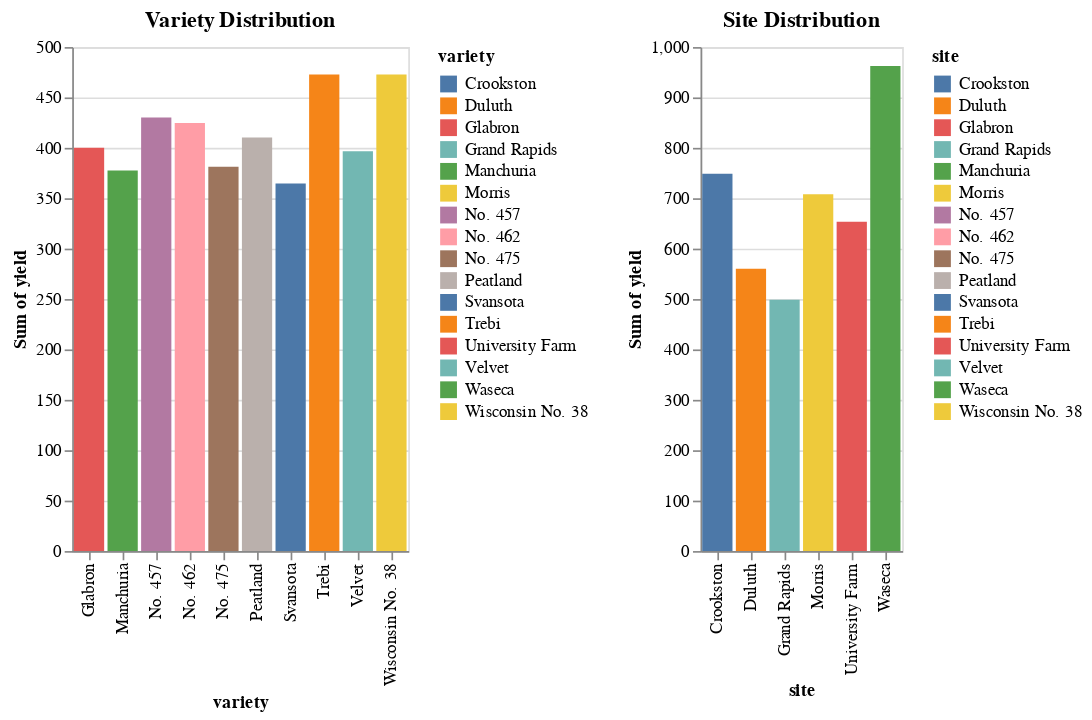

Describe this chart as a Vega-Lite specification.
### Vega-Lite specification from a JSON file in a GitHub repository (floating-point values rounded to 4 significant figures)
{"$schema": "https://vega.github.io/schema/vega-lite/v5.17.0.json", "config": {"view": {"continuousHeight": 300, "continuousWidth": 300}}, "data": {"name": "data-9cc0564cb5591205eeeca8d2429dd11b"}, "datasets": {"data-9cc0564cb5591205eeeca8d2429dd11b": [{"site": "University Farm", "variety": "Manchuria", "year": 1931, "yield": 27.0}, {"site": "Waseca", "variety": "Manchuria", "year": 1931, "yield": 48.87}, {"site": "Morris", "variety": "Manchuria", "year": 1931, "yield": 27.43}, {"site": "Crookston", "variety": "Manchuria", "year": 1931, "yield": 39.93}, {"site": "Grand Rapids", "variety": "Manchuria", "year": 1931, "yield": 32.97}, {"site": "Duluth", "variety": "Manchuria", "year": 1931, "yield": 28.97}, {"site": "University Farm", "variety": "Glabron", "year": 1931, "yield": 43.07}, {"site": "Waseca", "variety": "Glabron", "year": 1931, "yield": 55.2}, {"site": "Morris", "variety": "Glabron", "year": 1931, "yield": 28.77}, {"site": "Crookston", "variety": "Glabron", "year": 1931, "yield": 38.13}, {"site": "Grand Rapids", "variety": "Glabron", "year": 1931, "yield": 29.13}, {"site": "Duluth", "variety": "Glabron", "year": 1931, "yield": 29.67}, {"site": "University Farm", "variety": "Svansota", "year": 1931, "yield": 35.13}, {"site": "Waseca", "variety": "Svansota", "year": 1931, "yield": 47.33}, {"site": "Morris", "variety": "Svansota", "year": 1931, "yield": 25.77}, {"site": "Crookston", "variety": "Svansota", "year": 1931, "yield": 40.47}, {"site": "Grand Rapids", "variety": "Svansota", "year": 1931, "yield": 29.67}, {"site": "Duluth", "variety": "Svansota", "year": 1931, "yield": 25.7}, {"site": "University Farm", "variety": "Velvet", "year": 1931, "yield": 39.9}, {"site": "Waseca", "variety": "Velvet", "year": 1931, "yield": 50.23}, {"site": "Morris", "variety": "Velvet", "year": 1931, "yield": 26.13}, {"site": "Crookston", "variety": "Velvet", "year": 1931, "yield": 41.33}, {"site": "Grand Rapids", "variety": "Velvet", "year": 1931, "yield": 23.03}, {"site": "Duluth", "variety": "Velvet", "year": 1931, "yield": 26.3}, {"site": "University Farm", "variety": "Trebi", "year": 1931, "yield": 36.57}, {"site": "Waseca", "variety": "Trebi", "year": 1931, "yield": 63.83}, {"site": "Morris", "variety": "Trebi", "year": 1931, "yield": 43.77}, {"site": "Crookston", "variety": "Trebi", "year": 1931, "yield": 46.93}, {"site": "Grand Rapids", "variety": "Trebi", "year": 1931, "yield": 29.77}, {"site": "Duluth", "variety": "Trebi", "year": 1931, "yield": 33.93}, {"site": "University Farm", "variety": "No. 457", "year": 1931, "yield": 43.27}, {"site": "Waseca", "variety": "No. 457", "year": 1931, "yield": 58.1}, {"site": "Morris", "variety": "No. 457", "year": 1931, "yield": 28.7}, {"site": "Crookston", "variety": "No. 457", "year": 1931, "yield": 45.67}, {"site": "Grand Rapids", "variety": "No. 457", "year": 1931, "yield": 32.17}, {"site": "Duluth", "variety": "No. 457", "year": 1931, "yield": 33.6}, {"site": "University Farm", "variety": "No. 462", "year": 1931, "yield": 36.6}, {"site": "Waseca", "variety": "No. 462", "year": 1931, "yield": 65.77}, {"site": "Morris", "variety": "No. 462", "year": 1931, "yield": 30.37}, {"site": "Crookston", "variety": "No. 462", "year": 1931, "yield": 48.57}, {"site": "Grand Rapids", "variety": "No. 462", "year": 1931, "yield": 24.93}, {"site": "Duluth", "variety": "No. 462", "year": 1931, "yield": 28.1}, {"site": "University Farm", "variety": "Peatland", "year": 1931, "yield": 32.77}, {"site": "Waseca", "variety": "Peatland", "year": 1931, "yield": 48.57}, {"site": "Morris", "variety": "Peatland", "year": 1931, "yield": 29.87}, {"site": "Crookston", "variety": "Peatland", "year": 1931, "yield": 41.6}, {"site": "Grand Rapids", "variety": "Peatland", "year": 1931, "yield": 34.7}, {"site": "Duluth", "variety": "Peatland", "year": 1931, "yield": 32.0}, {"site": "University Farm", "variety": "No. 475", "year": 1931, "yield": 24.67}, {"site": "Waseca", "variety": "No. 475", "year": 1931, "yield": 46.77}, {"site": "Morris", "variety": "No. 475", "year": 1931, "yield": 22.6}, {"site": "Crookston", "variety": "No. 475", "year": 1931, "yield": 44.1}, {"site": "Grand Rapids", "variety": "No. 475", "year": 1931, "yield": 19.7}, {"site": "Duluth", "variety": "No. 475", "year": 1931, "yield": 33.07}, {"site": "University Farm", "variety": "Wisconsin No. 38", "year": 1931, "yield": 39.3}, {"site": "Waseca", "variety": "Wisconsin No. 38", "year": 1931, "yield": 58.8}, {"site": "Morris", "variety": "Wisconsin No. 38", "year": 1931, "yield": 29.47}, {"site": "Crookston", "variety": "Wisconsin No. 38", "year": 1931, "yield": 49.87}, {"site": "Grand Rapids", "variety": "Wisconsin No. 38", "year": 1931, "yield": 34.47}, {"site": "Duluth", "variety": "Wisconsin No. 38", "year": 1931, "yield": 31.6}, {"site": "University Farm", "variety": "Manchuria", "year": 1932, "yield": 26.9}, {"site": "Waseca", "variety": "Manchuria", "year": 1932, "yield": 33.47}, {"site": "Morris", "variety": "Manchuria", "year": 1932, "yield": 34.37}, {"site": "Crookston", "variety": "Manchuria", "year": 1932, "yield": 32.97}, {"site": "Grand Rapids", "variety": "Manchuria", "year": 1932, "yield": 22.13}, {"site": "Duluth", "variety": "Manchuria", "year": 1932, "yield": 22.57}, {"site": "University Farm", "variety": "Glabron", "year": 1932, "yield": 36.8}, {"site": "Waseca", "variety": "Glabron", "year": 1932, "yield": 37.73}, {"site": "Morris", "variety": "Glabron", "year": 1932, "yield": 35.13}, {"site": "Crookston", "variety": "Glabron", "year": 1932, "yield": 26.17}, {"site": "Grand Rapids", "variety": "Glabron", "year": 1932, "yield": 14.43}, {"site": "Duluth", "variety": "Glabron", "year": 1932, "yield": 25.87}, {"site": "University Farm", "variety": "Svansota", "year": 1932, "yield": 27.43}, {"site": "Waseca", "variety": "Svansota", "year": 1932, "yield": 38.5}, {"site": "Morris", "variety": "Svansota", "year": 1932, "yield": 35.03}, {"site": "Crookston", "variety": "Svansota", "year": 1932, "yield": 20.63}, {"site": "Grand Rapids", "variety": "Svansota", "year": 1932, "yield": 16.63}, {"site": "Duluth", "variety": "Svansota", "year": 1932, "yield": 22.23}, {"site": "University Farm", "variety": "Velvet", "year": 1932, "yield": 26.8}, {"site": "Waseca", "variety": "Velvet", "year": 1932, "yield": 37.4}, {"site": "Morris", "variety": "Velvet", "year": 1932, "yield": 38.83}, {"site": "Crookston", "variety": "Velvet", "year": 1932, "yield": 32.07}, {"site": "Grand Rapids", "variety": "Velvet", "year": 1932, "yield": 32.23}, {"site": "Duluth", "variety": "Velvet", "year": 1932, "yield": 22.47}, {"site": "University Farm", "variety": "Trebi", "year": 1932, "yield": 29.07}, {"site": "Waseca", "variety": "Trebi", "year": 1932, "yield": 49.23}, {"site": "Morris", "variety": "Trebi", "year": 1932, "yield": 46.63}, {"site": "Crookston", "variety": "Trebi", "year": 1932, "yield": 41.83}, {"site": "Grand Rapids", "variety": "Trebi", "year": 1932, "yield": 20.63}, {"site": "Duluth", "variety": "Trebi", "year": 1932, "yield": 30.6}, {"site": "University Farm", "variety": "No. 457", "year": 1932, "yield": 26.43}, {"site": "Waseca", "variety": "No. 457", "year": 1932, "yield": 42.2}, {"site": "Morris", "variety": "No. 457", "year": 1932, "yield": 43.53}, {"site": "Crookston", "variety": "No. 457", "year": 1932, "yield": 34.33}, {"site": "Grand Rapids", "variety": "No. 457", "year": 1932, "yield": 19.47}, {"site": "Duluth", "variety": "No. 457", "year": 1932, "yield": 22.7}, {"site": "University Farm", "variety": "No. 462", "year": 1932, "yield": 25.57}, {"site": "Waseca", "variety": "No. 462", "year": 1932, "yield": 44.7}, {"site": "Morris", "variety": "No. 462", "year": 1932, "yield": 47.0}, {"site": "Crookston", "variety": "No. 462", "year": 1932, "yield": 30.53}, {"site": "Grand Rapids", "variety": "No. 462", "year": 1932, "yield": 19.9}, {"site": "Duluth", "variety": "No. 462", "year": 1932, "yield": 22.5}, {"site": "University Farm", "variety": "Peatland", "year": 1932, "yield": 28.07}, {"site": "Waseca", "variety": "Peatland", "year": 1932, "yield": 36.03}, {"site": "Morris", "variety": "Peatland", "year": 1932, "yield": 43.2}, {"site": "Crookston", "variety": "Peatland", "year": 1932, "yield": 25.23}, {"site": "Grand Rapids", "variety": "Peatland", "year": 1932, "yield": 26.77}, {"site": "Duluth", "variety": "Peatland", "year": 1932, "yield": 31.37}, {"site": "University Farm", "variety": "No. 475", "year": 1932, "yield": 30.0}, {"site": "Waseca", "variety": "No. 475", "year": 1932, "yield": 41.27}, {"site": "Morris", "variety": "No. 475", "year": 1932, "yield": 44.23}, {"site": "Crookston", "variety": "No. 475", "year": 1932, "yield": 32.13}, {"site": "Grand Rapids", "variety": "No. 475", "year": 1932, "yield": 15.23}, {"site": "Duluth", "variety": "No. 475", "year": 1932, "yield": 27.37}, {"site": "University Farm", "variety": "Wisconsin No. 38", "year": 1932, "yield": 38.0}, {"site": "Waseca", "variety": "Wisconsin No. 38", "year": 1932, "yield": 58.17}, {"site": "Morris", "variety": "Wisconsin No. 38", "year": 1932, "yield": 47.17}, {"site": "Crookston", "variety": "Wisconsin No. 38", "year": 1932, "yield": 35.9}, {"site": "Grand Rapids", "variety": "Wisconsin No. 38", "year": 1932, "yield": 20.67}, {"site": "Duluth", "variety": "Wisconsin No. 38", "year": 1932, "yield": 29.33}]}, "hconcat": [{"encoding": {"color": {"condition": {"field": "variety", "param": "param_6", "type": "nominal"}, "value": "lightgray"}, "tooltip": [{"field": "variety", "type": "nominal"}, {"aggregate": "sum", "field": "yield", "type": "quantitative"}], "x": {"field": "variety", "type": "nominal"}, "y": {"aggregate": "sum", "field": "yield", "type": "quantitative"}}, "mark": {"type": "bar"}, "name": "view_6", "title": "Variety Distribution"}, {"encoding": {"color": {"field": "site", "type": "nominal"}, "tooltip": [{"field": "site", "type": "nominal"}, {"aggregate": "sum", "field": "yield", "type": "quantitative"}], "x": {"field": "site", "type": "nominal"}, "y": {"aggregate": "sum", "field": "yield", "type": "quantitative"}}, "mark": {"type": "bar"}, "title": "Site Distribution", "transform": [{"filter": {"param": "param_6"}}]}], "params": [{"name": "param_6", "select": {"encodings": ["color"], "fields": ["variety"], "type": "point"}, "views": ["view_6"]}], "resolve": {"legend": {"color": "independent"}}}
